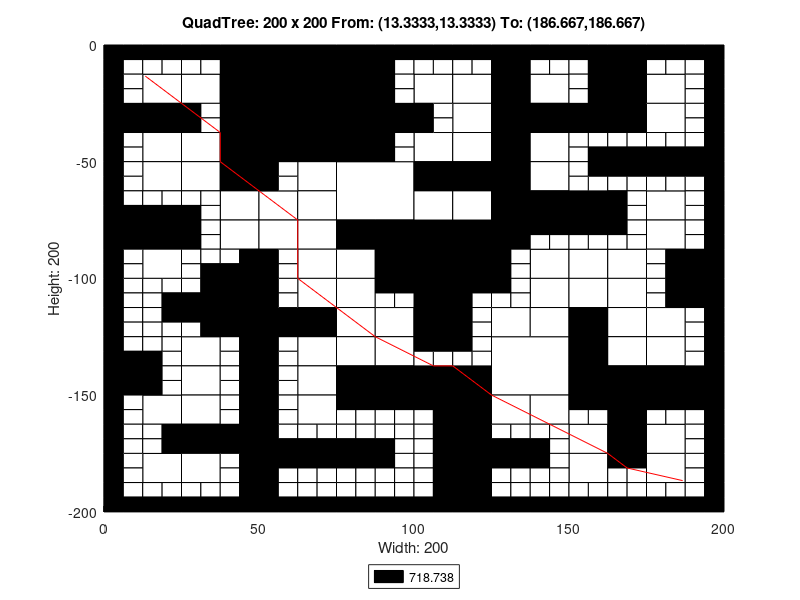

The MATLAB script that drew this image:
axis([0 200 -200 0]);
title('QuadTree: 200 x 200 From: (13.3333,13.3333) To: (186.667,186.667)');
xlabel('Width: 200');
ylabel('Height: 200');
rectangle('Position',[50 -25 25 25], 'FaceColor',[0 0 0]);
rectangle('Position',[50 -50 25 25], 'FaceColor',[0 0 0]);
rectangle('Position',[75 -75 25 25], 'FaceColor',[1 1 1]);
rectangle('Position',[100 -100 25 25], 'FaceColor',[0 0 0]);
rectangle('Position',[125 -150 25 25], 'FaceColor',[1 1 1]);
rectangle('Position',[12.5 -25 12.5 12.5], 'FaceColor',[1 1 1]);
rectangle('Position',[37.5 -12.5 12.5 12.5], 'FaceColor',[0 0 0]);
rectangle('Position',[25 -25 12.5 12.5], 'FaceColor',[1 1 1]);
rectangle('Position',[37.5 -25 12.5 12.5], 'FaceColor',[0 0 0]);
rectangle('Position',[0 -37.5 12.5 12.5], 'FaceColor',[0 0 0]);
rectangle('Position',[12.5 -37.5 12.5 12.5], 'FaceColor',[0 0 0]);
rectangle('Position',[12.5 -50 12.5 12.5], 'FaceColor',[1 1 1]);
rectangle('Position',[37.5 -37.5 12.5 12.5], 'FaceColor',[0 0 0]);
rectangle('Position',[25 -50 12.5 12.5], 'FaceColor',[1 1 1]);
rectangle('Position',[37.5 -50 12.5 12.5], 'FaceColor',[0 0 0]);
rectangle('Position',[75 -12.5 12.5 12.5], 'FaceColor',[0 0 0]);
rectangle('Position',[75 -25 12.5 12.5], 'FaceColor',[0 0 0]);
rectangle('Position',[75 -37.5 12.5 12.5], 'FaceColor',[0 0 0]);
rectangle('Position',[87.5 -37.5 12.5 12.5], 'FaceColor',[0 0 0]);
rectangle('Position',[75 -50 12.5 12.5], 'FaceColor',[0 0 0]);
rectangle('Position',[12.5 -62.5 12.5 12.5], 'FaceColor',[1 1 1]);
rectangle('Position',[25 -62.5 12.5 12.5], 'FaceColor',[1 1 1]);
rectangle('Position',[37.5 -62.5 12.5 12.5], 'FaceColor',[0 0 0]);
rectangle('Position',[37.5 -75 12.5 12.5], 'FaceColor',[1 1 1]);
rectangle('Position',[0 -87.5 12.5 12.5], 'FaceColor',[0 0 0]);
rectangle('Position',[12.5 -87.5 12.5 12.5], 'FaceColor',[0 0 0]);
rectangle('Position',[12.5 -100 12.5 12.5], 'FaceColor',[1 1 1]);
rectangle('Position',[37.5 -87.5 12.5 12.5], 'FaceColor',[1 1 1]);
rectangle('Position',[62.5 -62.5 12.5 12.5], 'FaceColor',[1 1 1]);
rectangle('Position',[50 -75 12.5 12.5], 'FaceColor',[1 1 1]);
rectangle('Position',[62.5 -75 12.5 12.5], 'FaceColor',[1 1 1]);
rectangle('Position',[50 -87.5 12.5 12.5], 'FaceColor',[1 1 1]);
rectangle('Position',[62.5 -87.5 12.5 12.5], 'FaceColor',[1 1 1]);
rectangle('Position',[62.5 -100 12.5 12.5], 'FaceColor',[1 1 1]);
rectangle('Position',[75 -87.5 12.5 12.5], 'FaceColor',[0 0 0]);
rectangle('Position',[87.5 -87.5 12.5 12.5], 'FaceColor',[0 0 0]);
rectangle('Position',[75 -100 12.5 12.5], 'FaceColor',[1 1 1]);
rectangle('Position',[87.5 -100 12.5 12.5], 'FaceColor',[0 0 0]);
rectangle('Position',[100 -25 12.5 12.5], 'FaceColor',[1 1 1]);
rectangle('Position',[112.5 -25 12.5 12.5], 'FaceColor',[1 1 1]);
rectangle('Position',[125 -12.5 12.5 12.5], 'FaceColor',[0 0 0]);
rectangle('Position',[125 -25 12.5 12.5], 'FaceColor',[0 0 0]);
rectangle('Position',[137.5 -25 12.5 12.5], 'FaceColor',[1 1 1]);
rectangle('Position',[112.5 -37.5 12.5 12.5], 'FaceColor',[1 1 1]);
rectangle('Position',[100 -50 12.5 12.5], 'FaceColor',[1 1 1]);
rectangle('Position',[112.5 -50 12.5 12.5], 'FaceColor',[1 1 1]);
rectangle('Position',[125 -37.5 12.5 12.5], 'FaceColor',[0 0 0]);
rectangle('Position',[137.5 -37.5 12.5 12.5], 'FaceColor',[0 0 0]);
rectangle('Position',[125 -50 12.5 12.5], 'FaceColor',[0 0 0]);
rectangle('Position',[137.5 -50 12.5 12.5], 'FaceColor',[1 1 1]);
rectangle('Position',[162.5 -12.5 12.5 12.5], 'FaceColor',[0 0 0]);
rectangle('Position',[162.5 -25 12.5 12.5], 'FaceColor',[0 0 0]);
rectangle('Position',[175 -25 12.5 12.5], 'FaceColor',[1 1 1]);
rectangle('Position',[150 -37.5 12.5 12.5], 'FaceColor',[0 0 0]);
rectangle('Position',[162.5 -37.5 12.5 12.5], 'FaceColor',[0 0 0]);
rectangle('Position',[175 -37.5 12.5 12.5], 'FaceColor',[1 1 1]);
rectangle('Position',[100 -62.5 12.5 12.5], 'FaceColor',[0 0 0]);
rectangle('Position',[112.5 -62.5 12.5 12.5], 'FaceColor',[0 0 0]);
rectangle('Position',[100 -75 12.5 12.5], 'FaceColor',[1 1 1]);
rectangle('Position',[112.5 -75 12.5 12.5], 'FaceColor',[1 1 1]);
rectangle('Position',[125 -62.5 12.5 12.5], 'FaceColor',[0 0 0]);
rectangle('Position',[137.5 -62.5 12.5 12.5], 'FaceColor',[1 1 1]);
rectangle('Position',[125 -75 12.5 12.5], 'FaceColor',[0 0 0]);
rectangle('Position',[137.5 -75 12.5 12.5], 'FaceColor',[0 0 0]);
rectangle('Position',[125 -87.5 12.5 12.5], 'FaceColor',[0 0 0]);
rectangle('Position',[137.5 -100 12.5 12.5], 'FaceColor',[1 1 1]);
rectangle('Position',[150 -75 12.5 12.5], 'FaceColor',[0 0 0]);
rectangle('Position',[175 -75 12.5 12.5], 'FaceColor',[1 1 1]);
rectangle('Position',[150 -100 12.5 12.5], 'FaceColor',[1 1 1]);
rectangle('Position',[162.5 -100 12.5 12.5], 'FaceColor',[1 1 1]);
rectangle('Position',[175 -87.5 12.5 12.5], 'FaceColor',[1 1 1]);
rectangle('Position',[187.5 -100 12.5 12.5], 'FaceColor',[0 0 0]);
rectangle('Position',[37.5 -112.5 12.5 12.5], 'FaceColor',[0 0 0]);
rectangle('Position',[37.5 -125 12.5 12.5], 'FaceColor',[0 0 0]);
rectangle('Position',[0 -150 12.5 12.5], 'FaceColor',[0 0 0]);
rectangle('Position',[25 -137.5 12.5 12.5], 'FaceColor',[1 1 1]);
rectangle('Position',[25 -150 12.5 12.5], 'FaceColor',[1 1 1]);
rectangle('Position',[62.5 -112.5 12.5 12.5], 'FaceColor',[1 1 1]);
rectangle('Position',[50 -125 12.5 12.5], 'FaceColor',[0 0 0]);
rectangle('Position',[62.5 -125 12.5 12.5], 'FaceColor',[0 0 0]);
rectangle('Position',[75 -112.5 12.5 12.5], 'FaceColor',[1 1 1]);
rectangle('Position',[75 -125 12.5 12.5], 'FaceColor',[1 1 1]);
rectangle('Position',[87.5 -125 12.5 12.5], 'FaceColor',[1 1 1]);
rectangle('Position',[62.5 -137.5 12.5 12.5], 'FaceColor',[1 1 1]);
rectangle('Position',[62.5 -150 12.5 12.5], 'FaceColor',[1 1 1]);
rectangle('Position',[75 -137.5 12.5 12.5], 'FaceColor',[1 1 1]);
rectangle('Position',[87.5 -137.5 12.5 12.5], 'FaceColor',[1 1 1]);
rectangle('Position',[75 -150 12.5 12.5], 'FaceColor',[0 0 0]);
rectangle('Position',[87.5 -150 12.5 12.5], 'FaceColor',[0 0 0]);
rectangle('Position',[12.5 -162.5 12.5 12.5], 'FaceColor',[1 1 1]);
rectangle('Position',[25 -162.5 12.5 12.5], 'FaceColor',[1 1 1]);
rectangle('Position',[25 -175 12.5 12.5], 'FaceColor',[0 0 0]);
rectangle('Position',[37.5 -175 12.5 12.5], 'FaceColor',[0 0 0]);
rectangle('Position',[12.5 -187.5 12.5 12.5], 'FaceColor',[1 1 1]);
rectangle('Position',[25 -187.5 12.5 12.5], 'FaceColor',[1 1 1]);
rectangle('Position',[62.5 -162.5 12.5 12.5], 'FaceColor',[1 1 1]);
rectangle('Position',[100 -112.5 12.5 12.5], 'FaceColor',[0 0 0]);
rectangle('Position',[100 -125 12.5 12.5], 'FaceColor',[0 0 0]);
rectangle('Position',[137.5 -112.5 12.5 12.5], 'FaceColor',[1 1 1]);
rectangle('Position',[125 -125 12.5 12.5], 'FaceColor',[1 1 1]);
rectangle('Position',[137.5 -125 12.5 12.5], 'FaceColor',[1 1 1]);
rectangle('Position',[100 -150 12.5 12.5], 'FaceColor',[0 0 0]);
rectangle('Position',[112.5 -150 12.5 12.5], 'FaceColor',[0 0 0]);
rectangle('Position',[150 -112.5 12.5 12.5], 'FaceColor',[1 1 1]);
rectangle('Position',[162.5 -112.5 12.5 12.5], 'FaceColor',[1 1 1]);
rectangle('Position',[150 -125 12.5 12.5], 'FaceColor',[0 0 0]);
rectangle('Position',[162.5 -125 12.5 12.5], 'FaceColor',[1 1 1]);
rectangle('Position',[187.5 -112.5 12.5 12.5], 'FaceColor',[0 0 0]);
rectangle('Position',[175 -125 12.5 12.5], 'FaceColor',[1 1 1]);
rectangle('Position',[150 -137.5 12.5 12.5], 'FaceColor',[0 0 0]);
rectangle('Position',[162.5 -137.5 12.5 12.5], 'FaceColor',[1 1 1]);
rectangle('Position',[150 -150 12.5 12.5], 'FaceColor',[0 0 0]);
rectangle('Position',[162.5 -150 12.5 12.5], 'FaceColor',[0 0 0]);
rectangle('Position',[175 -137.5 12.5 12.5], 'FaceColor',[1 1 1]);
rectangle('Position',[175 -150 12.5 12.5], 'FaceColor',[0 0 0]);
rectangle('Position',[187.5 -150 12.5 12.5], 'FaceColor',[0 0 0]);
rectangle('Position',[112.5 -162.5 12.5 12.5], 'FaceColor',[0 0 0]);
rectangle('Position',[112.5 -175 12.5 12.5], 'FaceColor',[0 0 0]);
rectangle('Position',[125 -162.5 12.5 12.5], 'FaceColor',[1 1 1]);
rectangle('Position',[137.5 -162.5 12.5 12.5], 'FaceColor',[1 1 1]);
rectangle('Position',[112.5 -187.5 12.5 12.5], 'FaceColor',[0 0 0]);
rectangle('Position',[112.5 -200 12.5 12.5], 'FaceColor',[0 0 0]);
rectangle('Position',[162.5 -162.5 12.5 12.5], 'FaceColor',[0 0 0]);
rectangle('Position',[150 -175 12.5 12.5], 'FaceColor',[1 1 1]);
rectangle('Position',[162.5 -175 12.5 12.5], 'FaceColor',[0 0 0]);
rectangle('Position',[175 -175 12.5 12.5], 'FaceColor',[1 1 1]);
rectangle('Position',[150 -187.5 12.5 12.5], 'FaceColor',[1 1 1]);
rectangle('Position',[175 -187.5 12.5 12.5], 'FaceColor',[1 1 1]);
rectangle('Position',[0 -6.25 6.25 6.25], 'FaceColor',[0 0 0]);
rectangle('Position',[6.25 -6.25 6.25 6.25], 'FaceColor',[0 0 0]);
rectangle('Position',[0 -12.5 6.25 6.25], 'FaceColor',[0 0 0]);
rectangle('Position',[6.25 -12.5 6.25 6.25], 'FaceColor',[1 1 1]);
rectangle('Position',[12.5 -6.25 6.25 6.25], 'FaceColor',[0 0 0]);
rectangle('Position',[18.75 -6.25 6.25 6.25], 'FaceColor',[0 0 0]);
rectangle('Position',[12.5 -12.5 6.25 6.25], 'FaceColor',[1 1 1]);
rectangle('Position',[18.75 -12.5 6.25 6.25], 'FaceColor',[1 1 1]);
rectangle('Position',[0 -18.75 6.25 6.25], 'FaceColor',[0 0 0]);
rectangle('Position',[6.25 -18.75 6.25 6.25], 'FaceColor',[1 1 1]);
rectangle('Position',[0 -25 6.25 6.25], 'FaceColor',[0 0 0]);
rectangle('Position',[6.25 -25 6.25 6.25], 'FaceColor',[1 1 1]);
rectangle('Position',[25 -6.25 6.25 6.25], 'FaceColor',[0 0 0]);
rectangle('Position',[31.25 -6.25 6.25 6.25], 'FaceColor',[0 0 0]);
rectangle('Position',[25 -12.5 6.25 6.25], 'FaceColor',[1 1 1]);
rectangle('Position',[31.25 -12.5 6.25 6.25], 'FaceColor',[1 1 1]);
rectangle('Position',[0 -43.75 6.25 6.25], 'FaceColor',[0 0 0]);
rectangle('Position',[6.25 -43.75 6.25 6.25], 'FaceColor',[1 1 1]);
rectangle('Position',[0 -50 6.25 6.25], 'FaceColor',[0 0 0]);
rectangle('Position',[6.25 -50 6.25 6.25], 'FaceColor',[1 1 1]);
rectangle('Position',[25 -31.25 6.25 6.25], 'FaceColor',[0 0 0]);
rectangle('Position',[31.25 -31.25 6.25 6.25], 'FaceColor',[1 1 1]);
rectangle('Position',[25 -37.5 6.25 6.25], 'FaceColor',[0 0 0]);
rectangle('Position',[31.25 -37.5 6.25 6.25], 'FaceColor',[1 1 1]);
rectangle('Position',[87.5 -6.25 6.25 6.25], 'FaceColor',[0 0 0]);
rectangle('Position',[93.75 -6.25 6.25 6.25], 'FaceColor',[0 0 0]);
rectangle('Position',[87.5 -12.5 6.25 6.25], 'FaceColor',[0 0 0]);
rectangle('Position',[93.75 -12.5 6.25 6.25], 'FaceColor',[1 1 1]);
rectangle('Position',[87.5 -18.75 6.25 6.25], 'FaceColor',[0 0 0]);
rectangle('Position',[93.75 -18.75 6.25 6.25], 'FaceColor',[1 1 1]);
rectangle('Position',[87.5 -25 6.25 6.25], 'FaceColor',[0 0 0]);
rectangle('Position',[93.75 -25 6.25 6.25], 'FaceColor',[1 1 1]);
rectangle('Position',[87.5 -43.75 6.25 6.25], 'FaceColor',[0 0 0]);
rectangle('Position',[93.75 -43.75 6.25 6.25], 'FaceColor',[1 1 1]);
rectangle('Position',[87.5 -50 6.25 6.25], 'FaceColor',[0 0 0]);
rectangle('Position',[93.75 -50 6.25 6.25], 'FaceColor',[1 1 1]);
rectangle('Position',[0 -56.25 6.25 6.25], 'FaceColor',[0 0 0]);
rectangle('Position',[6.25 -56.25 6.25 6.25], 'FaceColor',[1 1 1]);
rectangle('Position',[0 -62.5 6.25 6.25], 'FaceColor',[0 0 0]);
rectangle('Position',[6.25 -62.5 6.25 6.25], 'FaceColor',[1 1 1]);
rectangle('Position',[0 -68.75 6.25 6.25], 'FaceColor',[0 0 0]);
rectangle('Position',[6.25 -68.75 6.25 6.25], 'FaceColor',[1 1 1]);
rectangle('Position',[0 -75 6.25 6.25], 'FaceColor',[0 0 0]);
rectangle('Position',[6.25 -75 6.25 6.25], 'FaceColor',[0 0 0]);
rectangle('Position',[12.5 -68.75 6.25 6.25], 'FaceColor',[1 1 1]);
rectangle('Position',[18.75 -68.75 6.25 6.25], 'FaceColor',[1 1 1]);
rectangle('Position',[12.5 -75 6.25 6.25], 'FaceColor',[0 0 0]);
rectangle('Position',[18.75 -75 6.25 6.25], 'FaceColor',[0 0 0]);
rectangle('Position',[25 -68.75 6.25 6.25], 'FaceColor',[1 1 1]);
rectangle('Position',[31.25 -68.75 6.25 6.25], 'FaceColor',[1 1 1]);
rectangle('Position',[25 -75 6.25 6.25], 'FaceColor',[0 0 0]);
rectangle('Position',[31.25 -75 6.25 6.25], 'FaceColor',[1 1 1]);
rectangle('Position',[0 -93.75 6.25 6.25], 'FaceColor',[0 0 0]);
rectangle('Position',[6.25 -93.75 6.25 6.25], 'FaceColor',[1 1 1]);
rectangle('Position',[0 -100 6.25 6.25], 'FaceColor',[0 0 0]);
rectangle('Position',[6.25 -100 6.25 6.25], 'FaceColor',[1 1 1]);
rectangle('Position',[25 -81.25 6.25 6.25], 'FaceColor',[0 0 0]);
rectangle('Position',[31.25 -81.25 6.25 6.25], 'FaceColor',[1 1 1]);
rectangle('Position',[25 -87.5 6.25 6.25], 'FaceColor',[0 0 0]);
rectangle('Position',[31.25 -87.5 6.25 6.25], 'FaceColor',[1 1 1]);
rectangle('Position',[25 -93.75 6.25 6.25], 'FaceColor',[1 1 1]);
rectangle('Position',[31.25 -93.75 6.25 6.25], 'FaceColor',[1 1 1]);
rectangle('Position',[25 -100 6.25 6.25], 'FaceColor',[1 1 1]);
rectangle('Position',[31.25 -100 6.25 6.25], 'FaceColor',[0 0 0]);
rectangle('Position',[37.5 -93.75 6.25 6.25], 'FaceColor',[1 1 1]);
rectangle('Position',[43.75 -93.75 6.25 6.25], 'FaceColor',[0 0 0]);
rectangle('Position',[37.5 -100 6.25 6.25], 'FaceColor',[0 0 0]);
rectangle('Position',[43.75 -100 6.25 6.25], 'FaceColor',[0 0 0]);
rectangle('Position',[50 -56.25 6.25 6.25], 'FaceColor',[0 0 0]);
rectangle('Position',[56.25 -56.25 6.25 6.25], 'FaceColor',[1 1 1]);
rectangle('Position',[50 -62.5 6.25 6.25], 'FaceColor',[0 0 0]);
rectangle('Position',[56.25 -62.5 6.25 6.25], 'FaceColor',[1 1 1]);
rectangle('Position',[50 -93.75 6.25 6.25], 'FaceColor',[0 0 0]);
rectangle('Position',[56.25 -93.75 6.25 6.25], 'FaceColor',[1 1 1]);
rectangle('Position',[50 -100 6.25 6.25], 'FaceColor',[0 0 0]);
rectangle('Position',[56.25 -100 6.25 6.25], 'FaceColor',[1 1 1]);
rectangle('Position',[100 -6.25 6.25 6.25], 'FaceColor',[0 0 0]);
rectangle('Position',[106.25 -6.25 6.25 6.25], 'FaceColor',[0 0 0]);
rectangle('Position',[100 -12.5 6.25 6.25], 'FaceColor',[1 1 1]);
rectangle('Position',[106.25 -12.5 6.25 6.25], 'FaceColor',[1 1 1]);
rectangle('Position',[112.5 -6.25 6.25 6.25], 'FaceColor',[0 0 0]);
rectangle('Position',[118.75 -6.25 6.25 6.25], 'FaceColor',[0 0 0]);
rectangle('Position',[112.5 -12.5 6.25 6.25], 'FaceColor',[1 1 1]);
rectangle('Position',[118.75 -12.5 6.25 6.25], 'FaceColor',[1 1 1]);
rectangle('Position',[137.5 -6.25 6.25 6.25], 'FaceColor',[0 0 0]);
rectangle('Position',[143.75 -6.25 6.25 6.25], 'FaceColor',[0 0 0]);
rectangle('Position',[137.5 -12.5 6.25 6.25], 'FaceColor',[1 1 1]);
rectangle('Position',[143.75 -12.5 6.25 6.25], 'FaceColor',[1 1 1]);
rectangle('Position',[100 -31.25 6.25 6.25], 'FaceColor',[0 0 0]);
rectangle('Position',[106.25 -31.25 6.25 6.25], 'FaceColor',[1 1 1]);
rectangle('Position',[100 -37.5 6.25 6.25], 'FaceColor',[0 0 0]);
rectangle('Position',[106.25 -37.5 6.25 6.25], 'FaceColor',[1 1 1]);
rectangle('Position',[150 -6.25 6.25 6.25], 'FaceColor',[0 0 0]);
rectangle('Position',[156.25 -6.25 6.25 6.25], 'FaceColor',[0 0 0]);
rectangle('Position',[150 -12.5 6.25 6.25], 'FaceColor',[1 1 1]);
rectangle('Position',[156.25 -12.5 6.25 6.25], 'FaceColor',[0 0 0]);
rectangle('Position',[150 -18.75 6.25 6.25], 'FaceColor',[1 1 1]);
rectangle('Position',[156.25 -18.75 6.25 6.25], 'FaceColor',[0 0 0]);
rectangle('Position',[150 -25 6.25 6.25], 'FaceColor',[1 1 1]);
rectangle('Position',[156.25 -25 6.25 6.25], 'FaceColor',[0 0 0]);
rectangle('Position',[175 -6.25 6.25 6.25], 'FaceColor',[0 0 0]);
rectangle('Position',[181.25 -6.25 6.25 6.25], 'FaceColor',[0 0 0]);
rectangle('Position',[175 -12.5 6.25 6.25], 'FaceColor',[1 1 1]);
rectangle('Position',[181.25 -12.5 6.25 6.25], 'FaceColor',[1 1 1]);
rectangle('Position',[187.5 -6.25 6.25 6.25], 'FaceColor',[0 0 0]);
rectangle('Position',[193.75 -6.25 6.25 6.25], 'FaceColor',[0 0 0]);
rectangle('Position',[187.5 -12.5 6.25 6.25], 'FaceColor',[1 1 1]);
rectangle('Position',[193.75 -12.5 6.25 6.25], 'FaceColor',[0 0 0]);
rectangle('Position',[187.5 -18.75 6.25 6.25], 'FaceColor',[1 1 1]);
rectangle('Position',[193.75 -18.75 6.25 6.25], 'FaceColor',[0 0 0]);
rectangle('Position',[187.5 -25 6.25 6.25], 'FaceColor',[1 1 1]);
rectangle('Position',[193.75 -25 6.25 6.25], 'FaceColor',[0 0 0]);
rectangle('Position',[150 -43.75 6.25 6.25], 'FaceColor',[1 1 1]);
rectangle('Position',[156.25 -43.75 6.25 6.25], 'FaceColor',[1 1 1]);
rectangle('Position',[150 -50 6.25 6.25], 'FaceColor',[1 1 1]);
rectangle('Position',[156.25 -50 6.25 6.25], 'FaceColor',[0 0 0]);
rectangle('Position',[162.5 -43.75 6.25 6.25], 'FaceColor',[1 1 1]);
rectangle('Position',[168.75 -43.75 6.25 6.25], 'FaceColor',[1 1 1]);
rectangle('Position',[162.5 -50 6.25 6.25], 'FaceColor',[0 0 0]);
rectangle('Position',[168.75 -50 6.25 6.25], 'FaceColor',[0 0 0]);
rectangle('Position',[187.5 -31.25 6.25 6.25], 'FaceColor',[1 1 1]);
rectangle('Position',[193.75 -31.25 6.25 6.25], 'FaceColor',[0 0 0]);
rectangle('Position',[187.5 -37.5 6.25 6.25], 'FaceColor',[1 1 1]);
rectangle('Position',[193.75 -37.5 6.25 6.25], 'FaceColor',[0 0 0]);
rectangle('Position',[175 -43.75 6.25 6.25], 'FaceColor',[1 1 1]);
rectangle('Position',[181.25 -43.75 6.25 6.25], 'FaceColor',[1 1 1]);
rectangle('Position',[175 -50 6.25 6.25], 'FaceColor',[0 0 0]);
rectangle('Position',[181.25 -50 6.25 6.25], 'FaceColor',[0 0 0]);
rectangle('Position',[187.5 -43.75 6.25 6.25], 'FaceColor',[1 1 1]);
rectangle('Position',[193.75 -43.75 6.25 6.25], 'FaceColor',[0 0 0]);
rectangle('Position',[187.5 -50 6.25 6.25], 'FaceColor',[0 0 0]);
rectangle('Position',[193.75 -50 6.25 6.25], 'FaceColor',[0 0 0]);
rectangle('Position',[137.5 -81.25 6.25 6.25], 'FaceColor',[0 0 0]);
rectangle('Position',[143.75 -81.25 6.25 6.25], 'FaceColor',[0 0 0]);
rectangle('Position',[137.5 -87.5 6.25 6.25], 'FaceColor',[1 1 1]);
rectangle('Position',[143.75 -87.5 6.25 6.25], 'FaceColor',[1 1 1]);
rectangle('Position',[125 -93.75 6.25 6.25], 'FaceColor',[0 0 0]);
rectangle('Position',[131.25 -93.75 6.25 6.25], 'FaceColor',[1 1 1]);
rectangle('Position',[125 -100 6.25 6.25], 'FaceColor',[0 0 0]);
rectangle('Position',[131.25 -100 6.25 6.25], 'FaceColor',[1 1 1]);
rectangle('Position',[150 -56.25 6.25 6.25], 'FaceColor',[1 1 1]);
rectangle('Position',[156.25 -56.25 6.25 6.25], 'FaceColor',[0 0 0]);
rectangle('Position',[150 -62.5 6.25 6.25], 'FaceColor',[1 1 1]);
rectangle('Position',[156.25 -62.5 6.25 6.25], 'FaceColor',[1 1 1]);
rectangle('Position',[162.5 -56.25 6.25 6.25], 'FaceColor',[0 0 0]);
rectangle('Position',[168.75 -56.25 6.25 6.25], 'FaceColor',[0 0 0]);
rectangle('Position',[162.5 -62.5 6.25 6.25], 'FaceColor',[1 1 1]);
rectangle('Position',[168.75 -62.5 6.25 6.25], 'FaceColor',[1 1 1]);
rectangle('Position',[162.5 -68.75 6.25 6.25], 'FaceColor',[0 0 0]);
rectangle('Position',[168.75 -68.75 6.25 6.25], 'FaceColor',[1 1 1]);
rectangle('Position',[162.5 -75 6.25 6.25], 'FaceColor',[0 0 0]);
rectangle('Position',[168.75 -75 6.25 6.25], 'FaceColor',[1 1 1]);
rectangle('Position',[175 -56.25 6.25 6.25], 'FaceColor',[0 0 0]);
rectangle('Position',[181.25 -56.25 6.25 6.25], 'FaceColor',[0 0 0]);
rectangle('Position',[175 -62.5 6.25 6.25], 'FaceColor',[1 1 1]);
rectangle('Position',[181.25 -62.5 6.25 6.25], 'FaceColor',[1 1 1]);
rectangle('Position',[187.5 -56.25 6.25 6.25], 'FaceColor',[0 0 0]);
rectangle('Position',[193.75 -56.25 6.25 6.25], 'FaceColor',[0 0 0]);
rectangle('Position',[187.5 -62.5 6.25 6.25], 'FaceColor',[1 1 1]);
rectangle('Position',[193.75 -62.5 6.25 6.25], 'FaceColor',[0 0 0]);
rectangle('Position',[187.5 -68.75 6.25 6.25], 'FaceColor',[1 1 1]);
rectangle('Position',[193.75 -68.75 6.25 6.25], 'FaceColor',[0 0 0]);
rectangle('Position',[187.5 -75 6.25 6.25], 'FaceColor',[1 1 1]);
rectangle('Position',[193.75 -75 6.25 6.25], 'FaceColor',[0 0 0]);
rectangle('Position',[150 -81.25 6.25 6.25], 'FaceColor',[0 0 0]);
rectangle('Position',[156.25 -81.25 6.25 6.25], 'FaceColor',[0 0 0]);
rectangle('Position',[150 -87.5 6.25 6.25], 'FaceColor',[1 1 1]);
rectangle('Position',[156.25 -87.5 6.25 6.25], 'FaceColor',[1 1 1]);
rectangle('Position',[162.5 -81.25 6.25 6.25], 'FaceColor',[0 0 0]);
rectangle('Position',[168.75 -81.25 6.25 6.25], 'FaceColor',[1 1 1]);
rectangle('Position',[162.5 -87.5 6.25 6.25], 'FaceColor',[1 1 1]);
rectangle('Position',[168.75 -87.5 6.25 6.25], 'FaceColor',[1 1 1]);
rectangle('Position',[187.5 -81.25 6.25 6.25], 'FaceColor',[1 1 1]);
rectangle('Position',[193.75 -81.25 6.25 6.25], 'FaceColor',[0 0 0]);
rectangle('Position',[187.5 -87.5 6.25 6.25], 'FaceColor',[1 1 1]);
rectangle('Position',[193.75 -87.5 6.25 6.25], 'FaceColor',[0 0 0]);
rectangle('Position',[175 -93.75 6.25 6.25], 'FaceColor',[1 1 1]);
rectangle('Position',[181.25 -93.75 6.25 6.25], 'FaceColor',[0 0 0]);
rectangle('Position',[175 -100 6.25 6.25], 'FaceColor',[1 1 1]);
rectangle('Position',[181.25 -100 6.25 6.25], 'FaceColor',[0 0 0]);
rectangle('Position',[0 -106.25 6.25 6.25], 'FaceColor',[0 0 0]);
rectangle('Position',[6.25 -106.25 6.25 6.25], 'FaceColor',[1 1 1]);
rectangle('Position',[0 -112.5 6.25 6.25], 'FaceColor',[0 0 0]);
rectangle('Position',[6.25 -112.5 6.25 6.25], 'FaceColor',[1 1 1]);
rectangle('Position',[12.5 -106.25 6.25 6.25], 'FaceColor',[1 1 1]);
rectangle('Position',[18.75 -106.25 6.25 6.25], 'FaceColor',[1 1 1]);
rectangle('Position',[12.5 -112.5 6.25 6.25], 'FaceColor',[1 1 1]);
rectangle('Position',[18.75 -112.5 6.25 6.25], 'FaceColor',[0 0 0]);
rectangle('Position',[0 -118.75 6.25 6.25], 'FaceColor',[0 0 0]);
rectangle('Position',[6.25 -118.75 6.25 6.25], 'FaceColor',[1 1 1]);
rectangle('Position',[0 -125 6.25 6.25], 'FaceColor',[0 0 0]);
rectangle('Position',[6.25 -125 6.25 6.25], 'FaceColor',[1 1 1]);
rectangle('Position',[12.5 -118.75 6.25 6.25], 'FaceColor',[1 1 1]);
rectangle('Position',[18.75 -118.75 6.25 6.25], 'FaceColor',[0 0 0]);
rectangle('Position',[12.5 -125 6.25 6.25], 'FaceColor',[1 1 1]);
rectangle('Position',[18.75 -125 6.25 6.25], 'FaceColor',[1 1 1]);
rectangle('Position',[25 -106.25 6.25 6.25], 'FaceColor',[1 1 1]);
rectangle('Position',[31.25 -106.25 6.25 6.25], 'FaceColor',[0 0 0]);
rectangle('Position',[25 -112.5 6.25 6.25], 'FaceColor',[0 0 0]);
rectangle('Position',[31.25 -112.5 6.25 6.25], 'FaceColor',[0 0 0]);
rectangle('Position',[25 -118.75 6.25 6.25], 'FaceColor',[0 0 0]);
rectangle('Position',[31.25 -118.75 6.25 6.25], 'FaceColor',[0 0 0]);
rectangle('Position',[25 -125 6.25 6.25], 'FaceColor',[1 1 1]);
rectangle('Position',[31.25 -125 6.25 6.25], 'FaceColor',[0 0 0]);
rectangle('Position',[0 -131.25 6.25 6.25], 'FaceColor',[0 0 0]);
rectangle('Position',[6.25 -131.25 6.25 6.25], 'FaceColor',[1 1 1]);
rectangle('Position',[0 -137.5 6.25 6.25], 'FaceColor',[0 0 0]);
rectangle('Position',[6.25 -137.5 6.25 6.25], 'FaceColor',[0 0 0]);
rectangle('Position',[12.5 -131.25 6.25 6.25], 'FaceColor',[1 1 1]);
rectangle('Position',[18.75 -131.25 6.25 6.25], 'FaceColor',[1 1 1]);
rectangle('Position',[12.5 -137.5 6.25 6.25], 'FaceColor',[0 0 0]);
rectangle('Position',[18.75 -137.5 6.25 6.25], 'FaceColor',[1 1 1]);
rectangle('Position',[12.5 -143.75 6.25 6.25], 'FaceColor',[0 0 0]);
rectangle('Position',[18.75 -143.75 6.25 6.25], 'FaceColor',[1 1 1]);
rectangle('Position',[12.5 -150 6.25 6.25], 'FaceColor',[0 0 0]);
rectangle('Position',[18.75 -150 6.25 6.25], 'FaceColor',[1 1 1]);
rectangle('Position',[37.5 -131.25 6.25 6.25], 'FaceColor',[1 1 1]);
rectangle('Position',[43.75 -131.25 6.25 6.25], 'FaceColor',[0 0 0]);
rectangle('Position',[37.5 -137.5 6.25 6.25], 'FaceColor',[1 1 1]);
rectangle('Position',[43.75 -137.5 6.25 6.25], 'FaceColor',[0 0 0]);
rectangle('Position',[37.5 -143.75 6.25 6.25], 'FaceColor',[1 1 1]);
rectangle('Position',[43.75 -143.75 6.25 6.25], 'FaceColor',[0 0 0]);
rectangle('Position',[37.5 -150 6.25 6.25], 'FaceColor',[1 1 1]);
rectangle('Position',[43.75 -150 6.25 6.25], 'FaceColor',[0 0 0]);
rectangle('Position',[50 -106.25 6.25 6.25], 'FaceColor',[0 0 0]);
rectangle('Position',[56.25 -106.25 6.25 6.25], 'FaceColor',[1 1 1]);
rectangle('Position',[50 -112.5 6.25 6.25], 'FaceColor',[0 0 0]);
rectangle('Position',[56.25 -112.5 6.25 6.25], 'FaceColor',[1 1 1]);
rectangle('Position',[87.5 -106.25 6.25 6.25], 'FaceColor',[0 0 0]);
rectangle('Position',[93.75 -106.25 6.25 6.25], 'FaceColor',[0 0 0]);
rectangle('Position',[87.5 -112.5 6.25 6.25], 'FaceColor',[1 1 1]);
rectangle('Position',[93.75 -112.5 6.25 6.25], 'FaceColor',[1 1 1]);
rectangle('Position',[50 -131.25 6.25 6.25], 'FaceColor',[0 0 0]);
rectangle('Position',[56.25 -131.25 6.25 6.25], 'FaceColor',[1 1 1]);
rectangle('Position',[50 -137.5 6.25 6.25], 'FaceColor',[0 0 0]);
rectangle('Position',[56.25 -137.5 6.25 6.25], 'FaceColor',[1 1 1]);
rectangle('Position',[50 -143.75 6.25 6.25], 'FaceColor',[0 0 0]);
rectangle('Position',[56.25 -143.75 6.25 6.25], 'FaceColor',[1 1 1]);
rectangle('Position',[50 -150 6.25 6.25], 'FaceColor',[0 0 0]);
rectangle('Position',[56.25 -150 6.25 6.25], 'FaceColor',[1 1 1]);
rectangle('Position',[0 -156.25 6.25 6.25], 'FaceColor',[0 0 0]);
rectangle('Position',[6.25 -156.25 6.25 6.25], 'FaceColor',[1 1 1]);
rectangle('Position',[0 -162.5 6.25 6.25], 'FaceColor',[0 0 0]);
rectangle('Position',[6.25 -162.5 6.25 6.25], 'FaceColor',[1 1 1]);
rectangle('Position',[0 -168.75 6.25 6.25], 'FaceColor',[0 0 0]);
rectangle('Position',[6.25 -168.75 6.25 6.25], 'FaceColor',[1 1 1]);
rectangle('Position',[0 -175 6.25 6.25], 'FaceColor',[0 0 0]);
rectangle('Position',[6.25 -175 6.25 6.25], 'FaceColor',[1 1 1]);
rectangle('Position',[12.5 -168.75 6.25 6.25], 'FaceColor',[1 1 1]);
rectangle('Position',[18.75 -168.75 6.25 6.25], 'FaceColor',[0 0 0]);
rectangle('Position',[12.5 -175 6.25 6.25], 'FaceColor',[1 1 1]);
rectangle('Position',[18.75 -175 6.25 6.25], 'FaceColor',[0 0 0]);
rectangle('Position',[37.5 -156.25 6.25 6.25], 'FaceColor',[1 1 1]);
rectangle('Position',[43.75 -156.25 6.25 6.25], 'FaceColor',[0 0 0]);
rectangle('Position',[37.5 -162.5 6.25 6.25], 'FaceColor',[1 1 1]);
rectangle('Position',[43.75 -162.5 6.25 6.25], 'FaceColor',[0 0 0]);
rectangle('Position',[0 -181.25 6.25 6.25], 'FaceColor',[0 0 0]);
rectangle('Position',[6.25 -181.25 6.25 6.25], 'FaceColor',[1 1 1]);
rectangle('Position',[0 -187.5 6.25 6.25], 'FaceColor',[0 0 0]);
rectangle('Position',[6.25 -187.5 6.25 6.25], 'FaceColor',[1 1 1]);
rectangle('Position',[0 -193.75 6.25 6.25], 'FaceColor',[0 0 0]);
rectangle('Position',[6.25 -193.75 6.25 6.25], 'FaceColor',[1 1 1]);
rectangle('Position',[0 -200 6.25 6.25], 'FaceColor',[0 0 0]);
rectangle('Position',[6.25 -200 6.25 6.25], 'FaceColor',[0 0 0]);
rectangle('Position',[12.5 -193.75 6.25 6.25], 'FaceColor',[1 1 1]);
rectangle('Position',[18.75 -193.75 6.25 6.25], 'FaceColor',[1 1 1]);
rectangle('Position',[12.5 -200 6.25 6.25], 'FaceColor',[0 0 0]);
rectangle('Position',[18.75 -200 6.25 6.25], 'FaceColor',[0 0 0]);
rectangle('Position',[37.5 -181.25 6.25 6.25], 'FaceColor',[1 1 1]);
rectangle('Position',[43.75 -181.25 6.25 6.25], 'FaceColor',[0 0 0]);
rectangle('Position',[37.5 -187.5 6.25 6.25], 'FaceColor',[1 1 1]);
rectangle('Position',[43.75 -187.5 6.25 6.25], 'FaceColor',[0 0 0]);
rectangle('Position',[25 -193.75 6.25 6.25], 'FaceColor',[1 1 1]);
rectangle('Position',[31.25 -193.75 6.25 6.25], 'FaceColor',[1 1 1]);
rectangle('Position',[25 -200 6.25 6.25], 'FaceColor',[0 0 0]);
rectangle('Position',[31.25 -200 6.25 6.25], 'FaceColor',[0 0 0]);
rectangle('Position',[37.5 -193.75 6.25 6.25], 'FaceColor',[1 1 1]);
rectangle('Position',[43.75 -193.75 6.25 6.25], 'FaceColor',[0 0 0]);
rectangle('Position',[37.5 -200 6.25 6.25], 'FaceColor',[0 0 0]);
rectangle('Position',[43.75 -200 6.25 6.25], 'FaceColor',[0 0 0]);
rectangle('Position',[50 -156.25 6.25 6.25], 'FaceColor',[0 0 0]);
rectangle('Position',[56.25 -156.25 6.25 6.25], 'FaceColor',[1 1 1]);
rectangle('Position',[50 -162.5 6.25 6.25], 'FaceColor',[0 0 0]);
rectangle('Position',[56.25 -162.5 6.25 6.25], 'FaceColor',[1 1 1]);
rectangle('Position',[50 -168.75 6.25 6.25], 'FaceColor',[0 0 0]);
rectangle('Position',[56.25 -168.75 6.25 6.25], 'FaceColor',[1 1 1]);
rectangle('Position',[50 -175 6.25 6.25], 'FaceColor',[0 0 0]);
rectangle('Position',[56.25 -175 6.25 6.25], 'FaceColor',[0 0 0]);
rectangle('Position',[62.5 -168.75 6.25 6.25], 'FaceColor',[1 1 1]);
rectangle('Position',[68.75 -168.75 6.25 6.25], 'FaceColor',[1 1 1]);
rectangle('Position',[62.5 -175 6.25 6.25], 'FaceColor',[0 0 0]);
rectangle('Position',[68.75 -175 6.25 6.25], 'FaceColor',[0 0 0]);
rectangle('Position',[75 -156.25 6.25 6.25], 'FaceColor',[0 0 0]);
rectangle('Position',[81.25 -156.25 6.25 6.25], 'FaceColor',[0 0 0]);
rectangle('Position',[75 -162.5 6.25 6.25], 'FaceColor',[1 1 1]);
rectangle('Position',[81.25 -162.5 6.25 6.25], 'FaceColor',[1 1 1]);
rectangle('Position',[87.5 -156.25 6.25 6.25], 'FaceColor',[0 0 0]);
rectangle('Position',[93.75 -156.25 6.25 6.25], 'FaceColor',[0 0 0]);
rectangle('Position',[87.5 -162.5 6.25 6.25], 'FaceColor',[1 1 1]);
rectangle('Position',[93.75 -162.5 6.25 6.25], 'FaceColor',[1 1 1]);
rectangle('Position',[75 -168.75 6.25 6.25], 'FaceColor',[1 1 1]);
rectangle('Position',[81.25 -168.75 6.25 6.25], 'FaceColor',[1 1 1]);
rectangle('Position',[75 -175 6.25 6.25], 'FaceColor',[0 0 0]);
rectangle('Position',[81.25 -175 6.25 6.25], 'FaceColor',[0 0 0]);
rectangle('Position',[87.5 -168.75 6.25 6.25], 'FaceColor',[1 1 1]);
rectangle('Position',[93.75 -168.75 6.25 6.25], 'FaceColor',[1 1 1]);
rectangle('Position',[87.5 -175 6.25 6.25], 'FaceColor',[0 0 0]);
rectangle('Position',[93.75 -175 6.25 6.25], 'FaceColor',[1 1 1]);
rectangle('Position',[50 -181.25 6.25 6.25], 'FaceColor',[0 0 0]);
rectangle('Position',[56.25 -181.25 6.25 6.25], 'FaceColor',[0 0 0]);
rectangle('Position',[50 -187.5 6.25 6.25], 'FaceColor',[0 0 0]);
rectangle('Position',[56.25 -187.5 6.25 6.25], 'FaceColor',[1 1 1]);
rectangle('Position',[62.5 -181.25 6.25 6.25], 'FaceColor',[0 0 0]);
rectangle('Position',[68.75 -181.25 6.25 6.25], 'FaceColor',[0 0 0]);
rectangle('Position',[62.5 -187.5 6.25 6.25], 'FaceColor',[1 1 1]);
rectangle('Position',[68.75 -187.5 6.25 6.25], 'FaceColor',[1 1 1]);
rectangle('Position',[50 -193.75 6.25 6.25], 'FaceColor',[0 0 0]);
rectangle('Position',[56.25 -193.75 6.25 6.25], 'FaceColor',[1 1 1]);
rectangle('Position',[50 -200 6.25 6.25], 'FaceColor',[0 0 0]);
rectangle('Position',[56.25 -200 6.25 6.25], 'FaceColor',[0 0 0]);
rectangle('Position',[62.5 -193.75 6.25 6.25], 'FaceColor',[1 1 1]);
rectangle('Position',[68.75 -193.75 6.25 6.25], 'FaceColor',[1 1 1]);
rectangle('Position',[62.5 -200 6.25 6.25], 'FaceColor',[0 0 0]);
rectangle('Position',[68.75 -200 6.25 6.25], 'FaceColor',[0 0 0]);
rectangle('Position',[75 -181.25 6.25 6.25], 'FaceColor',[0 0 0]);
rectangle('Position',[81.25 -181.25 6.25 6.25], 'FaceColor',[0 0 0]);
rectangle('Position',[75 -187.5 6.25 6.25], 'FaceColor',[1 1 1]);
rectangle('Position',[81.25 -187.5 6.25 6.25], 'FaceColor',[1 1 1]);
rectangle('Position',[87.5 -181.25 6.25 6.25], 'FaceColor',[0 0 0]);
rectangle('Position',[93.75 -181.25 6.25 6.25], 'FaceColor',[1 1 1]);
rectangle('Position',[87.5 -187.5 6.25 6.25], 'FaceColor',[1 1 1]);
rectangle('Position',[93.75 -187.5 6.25 6.25], 'FaceColor',[1 1 1]);
rectangle('Position',[75 -193.75 6.25 6.25], 'FaceColor',[1 1 1]);
rectangle('Position',[81.25 -193.75 6.25 6.25], 'FaceColor',[1 1 1]);
rectangle('Position',[75 -200 6.25 6.25], 'FaceColor',[0 0 0]);
rectangle('Position',[81.25 -200 6.25 6.25], 'FaceColor',[0 0 0]);
rectangle('Position',[87.5 -193.75 6.25 6.25], 'FaceColor',[1 1 1]);
rectangle('Position',[93.75 -193.75 6.25 6.25], 'FaceColor',[1 1 1]);
rectangle('Position',[87.5 -200 6.25 6.25], 'FaceColor',[0 0 0]);
rectangle('Position',[93.75 -200 6.25 6.25], 'FaceColor',[0 0 0]);
rectangle('Position',[112.5 -106.25 6.25 6.25], 'FaceColor',[0 0 0]);
rectangle('Position',[118.75 -106.25 6.25 6.25], 'FaceColor',[0 0 0]);
rectangle('Position',[112.5 -112.5 6.25 6.25], 'FaceColor',[0 0 0]);
rectangle('Position',[118.75 -112.5 6.25 6.25], 'FaceColor',[1 1 1]);
rectangle('Position',[112.5 -118.75 6.25 6.25], 'FaceColor',[0 0 0]);
rectangle('Position',[118.75 -118.75 6.25 6.25], 'FaceColor',[1 1 1]);
rectangle('Position',[112.5 -125 6.25 6.25], 'FaceColor',[0 0 0]);
rectangle('Position',[118.75 -125 6.25 6.25], 'FaceColor',[1 1 1]);
rectangle('Position',[125 -106.25 6.25 6.25], 'FaceColor',[0 0 0]);
rectangle('Position',[131.25 -106.25 6.25 6.25], 'FaceColor',[1 1 1]);
rectangle('Position',[125 -112.5 6.25 6.25], 'FaceColor',[1 1 1]);
rectangle('Position',[131.25 -112.5 6.25 6.25], 'FaceColor',[1 1 1]);
rectangle('Position',[100 -131.25 6.25 6.25], 'FaceColor',[0 0 0]);
rectangle('Position',[106.25 -131.25 6.25 6.25], 'FaceColor',[0 0 0]);
rectangle('Position',[100 -137.5 6.25 6.25], 'FaceColor',[1 1 1]);
rectangle('Position',[106.25 -137.5 6.25 6.25], 'FaceColor',[1 1 1]);
rectangle('Position',[112.5 -131.25 6.25 6.25], 'FaceColor',[0 0 0]);
rectangle('Position',[118.75 -131.25 6.25 6.25], 'FaceColor',[1 1 1]);
rectangle('Position',[112.5 -137.5 6.25 6.25], 'FaceColor',[1 1 1]);
rectangle('Position',[118.75 -137.5 6.25 6.25], 'FaceColor',[1 1 1]);
rectangle('Position',[175 -106.25 6.25 6.25], 'FaceColor',[1 1 1]);
rectangle('Position',[181.25 -106.25 6.25 6.25], 'FaceColor',[0 0 0]);
rectangle('Position',[175 -112.5 6.25 6.25], 'FaceColor',[1 1 1]);
rectangle('Position',[181.25 -112.5 6.25 6.25], 'FaceColor',[0 0 0]);
rectangle('Position',[187.5 -118.75 6.25 6.25], 'FaceColor',[1 1 1]);
rectangle('Position',[193.75 -118.75 6.25 6.25], 'FaceColor',[0 0 0]);
rectangle('Position',[187.5 -125 6.25 6.25], 'FaceColor',[1 1 1]);
rectangle('Position',[193.75 -125 6.25 6.25], 'FaceColor',[0 0 0]);
rectangle('Position',[187.5 -131.25 6.25 6.25], 'FaceColor',[1 1 1]);
rectangle('Position',[193.75 -131.25 6.25 6.25], 'FaceColor',[0 0 0]);
rectangle('Position',[187.5 -137.5 6.25 6.25], 'FaceColor',[1 1 1]);
rectangle('Position',[193.75 -137.5 6.25 6.25], 'FaceColor',[0 0 0]);
rectangle('Position',[100 -156.25 6.25 6.25], 'FaceColor',[0 0 0]);
rectangle('Position',[106.25 -156.25 6.25 6.25], 'FaceColor',[0 0 0]);
rectangle('Position',[100 -162.5 6.25 6.25], 'FaceColor',[1 1 1]);
rectangle('Position',[106.25 -162.5 6.25 6.25], 'FaceColor',[0 0 0]);
rectangle('Position',[100 -168.75 6.25 6.25], 'FaceColor',[1 1 1]);
rectangle('Position',[106.25 -168.75 6.25 6.25], 'FaceColor',[0 0 0]);
rectangle('Position',[100 -175 6.25 6.25], 'FaceColor',[1 1 1]);
rectangle('Position',[106.25 -175 6.25 6.25], 'FaceColor',[0 0 0]);
rectangle('Position',[125 -168.75 6.25 6.25], 'FaceColor',[1 1 1]);
rectangle('Position',[131.25 -168.75 6.25 6.25], 'FaceColor',[1 1 1]);
rectangle('Position',[125 -175 6.25 6.25], 'FaceColor',[0 0 0]);
rectangle('Position',[131.25 -175 6.25 6.25], 'FaceColor',[0 0 0]);
rectangle('Position',[137.5 -168.75 6.25 6.25], 'FaceColor',[1 1 1]);
rectangle('Position',[143.75 -168.75 6.25 6.25], 'FaceColor',[1 1 1]);
rectangle('Position',[137.5 -175 6.25 6.25], 'FaceColor',[0 0 0]);
rectangle('Position',[143.75 -175 6.25 6.25], 'FaceColor',[1 1 1]);
rectangle('Position',[100 -181.25 6.25 6.25], 'FaceColor',[1 1 1]);
rectangle('Position',[106.25 -181.25 6.25 6.25], 'FaceColor',[0 0 0]);
rectangle('Position',[100 -187.5 6.25 6.25], 'FaceColor',[1 1 1]);
rectangle('Position',[106.25 -187.5 6.25 6.25], 'FaceColor',[0 0 0]);
rectangle('Position',[100 -193.75 6.25 6.25], 'FaceColor',[1 1 1]);
rectangle('Position',[106.25 -193.75 6.25 6.25], 'FaceColor',[0 0 0]);
rectangle('Position',[100 -200 6.25 6.25], 'FaceColor',[0 0 0]);
rectangle('Position',[106.25 -200 6.25 6.25], 'FaceColor',[0 0 0]);
rectangle('Position',[125 -181.25 6.25 6.25], 'FaceColor',[0 0 0]);
rectangle('Position',[131.25 -181.25 6.25 6.25], 'FaceColor',[0 0 0]);
rectangle('Position',[125 -187.5 6.25 6.25], 'FaceColor',[1 1 1]);
rectangle('Position',[131.25 -187.5 6.25 6.25], 'FaceColor',[1 1 1]);
rectangle('Position',[137.5 -181.25 6.25 6.25], 'FaceColor',[0 0 0]);
rectangle('Position',[143.75 -181.25 6.25 6.25], 'FaceColor',[1 1 1]);
rectangle('Position',[137.5 -187.5 6.25 6.25], 'FaceColor',[1 1 1]);
rectangle('Position',[143.75 -187.5 6.25 6.25], 'FaceColor',[1 1 1]);
rectangle('Position',[125 -193.75 6.25 6.25], 'FaceColor',[1 1 1]);
rectangle('Position',[131.25 -193.75 6.25 6.25], 'FaceColor',[1 1 1]);
rectangle('Position',[125 -200 6.25 6.25], 'FaceColor',[0 0 0]);
rectangle('Position',[131.25 -200 6.25 6.25], 'FaceColor',[0 0 0]);
rectangle('Position',[137.5 -193.75 6.25 6.25], 'FaceColor',[1 1 1]);
rectangle('Position',[143.75 -193.75 6.25 6.25], 'FaceColor',[1 1 1]);
rectangle('Position',[137.5 -200 6.25 6.25], 'FaceColor',[0 0 0]);
rectangle('Position',[143.75 -200 6.25 6.25], 'FaceColor',[0 0 0]);
rectangle('Position',[150 -156.25 6.25 6.25], 'FaceColor',[0 0 0]);
rectangle('Position',[156.25 -156.25 6.25 6.25], 'FaceColor',[0 0 0]);
rectangle('Position',[150 -162.5 6.25 6.25], 'FaceColor',[1 1 1]);
rectangle('Position',[156.25 -162.5 6.25 6.25], 'FaceColor',[1 1 1]);
rectangle('Position',[175 -156.25 6.25 6.25], 'FaceColor',[0 0 0]);
rectangle('Position',[181.25 -156.25 6.25 6.25], 'FaceColor',[0 0 0]);
rectangle('Position',[175 -162.5 6.25 6.25], 'FaceColor',[1 1 1]);
rectangle('Position',[181.25 -162.5 6.25 6.25], 'FaceColor',[1 1 1]);
rectangle('Position',[187.5 -156.25 6.25 6.25], 'FaceColor',[0 0 0]);
rectangle('Position',[193.75 -156.25 6.25 6.25], 'FaceColor',[0 0 0]);
rectangle('Position',[187.5 -162.5 6.25 6.25], 'FaceColor',[1 1 1]);
rectangle('Position',[193.75 -162.5 6.25 6.25], 'FaceColor',[0 0 0]);
rectangle('Position',[187.5 -168.75 6.25 6.25], 'FaceColor',[1 1 1]);
rectangle('Position',[193.75 -168.75 6.25 6.25], 'FaceColor',[0 0 0]);
rectangle('Position',[187.5 -175 6.25 6.25], 'FaceColor',[1 1 1]);
rectangle('Position',[193.75 -175 6.25 6.25], 'FaceColor',[0 0 0]);
rectangle('Position',[162.5 -181.25 6.25 6.25], 'FaceColor',[0 0 0]);
rectangle('Position',[168.75 -181.25 6.25 6.25], 'FaceColor',[0 0 0]);
rectangle('Position',[162.5 -187.5 6.25 6.25], 'FaceColor',[1 1 1]);
rectangle('Position',[168.75 -187.5 6.25 6.25], 'FaceColor',[1 1 1]);
rectangle('Position',[150 -193.75 6.25 6.25], 'FaceColor',[1 1 1]);
rectangle('Position',[156.25 -193.75 6.25 6.25], 'FaceColor',[1 1 1]);
rectangle('Position',[150 -200 6.25 6.25], 'FaceColor',[0 0 0]);
rectangle('Position',[156.25 -200 6.25 6.25], 'FaceColor',[0 0 0]);
rectangle('Position',[162.5 -193.75 6.25 6.25], 'FaceColor',[1 1 1]);
rectangle('Position',[168.75 -193.75 6.25 6.25], 'FaceColor',[1 1 1]);
rectangle('Position',[162.5 -200 6.25 6.25], 'FaceColor',[0 0 0]);
rectangle('Position',[168.75 -200 6.25 6.25], 'FaceColor',[0 0 0]);
rectangle('Position',[187.5 -181.25 6.25 6.25], 'FaceColor',[1 1 1]);
rectangle('Position',[193.75 -181.25 6.25 6.25], 'FaceColor',[0 0 0]);
rectangle('Position',[187.5 -187.5 6.25 6.25], 'FaceColor',[1 1 1]);
rectangle('Position',[193.75 -187.5 6.25 6.25], 'FaceColor',[0 0 0]);
rectangle('Position',[175 -193.75 6.25 6.25], 'FaceColor',[1 1 1]);
rectangle('Position',[181.25 -193.75 6.25 6.25], 'FaceColor',[1 1 1]);
rectangle('Position',[175 -200 6.25 6.25], 'FaceColor',[0 0 0]);
rectangle('Position',[181.25 -200 6.25 6.25], 'FaceColor',[0 0 0]);
rectangle('Position',[187.5 -193.75 6.25 6.25], 'FaceColor',[1 1 1]);
rectangle('Position',[193.75 -193.75 6.25 6.25], 'FaceColor',[0 0 0]);
rectangle('Position',[187.5 -200 6.25 6.25], 'FaceColor',[0 0 0]);
rectangle('Position',[193.75 -200 6.25 6.25], 'FaceColor',[0 0 0]);
X=[186.667,186.667,168.75,168.75,162.5,162.5,125,125,112.5,106.25,106.25,106.25,87.5,87.5,75,62.5,62.5,62.5,62.5,62.5,50,37.5,37.5,37.5,25,25,25,13.3333];
Y=[-186.667,-186.667,-181.25,-181.25,-175,-175,-150,-150,-137.5,-137.5,-137.5,-137.5,-125,-125,-112.5,-100,-100,-93.75,-93.75,-75,-62.5,-50,-37.5,-37.5,-25,-25,-25,-13.3333];
hold on;
plot(X,Y,'r');
legend('718.738','Location','southoutside');
